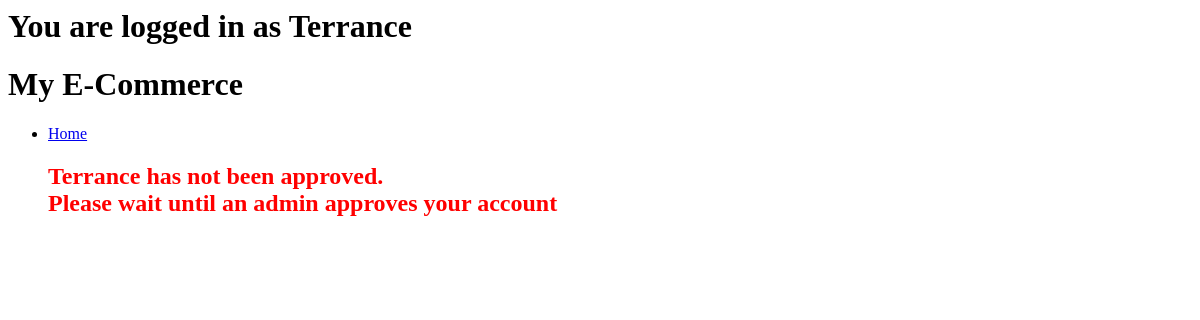
The page /144263500/sell/makeItem on the database as committed earlier.
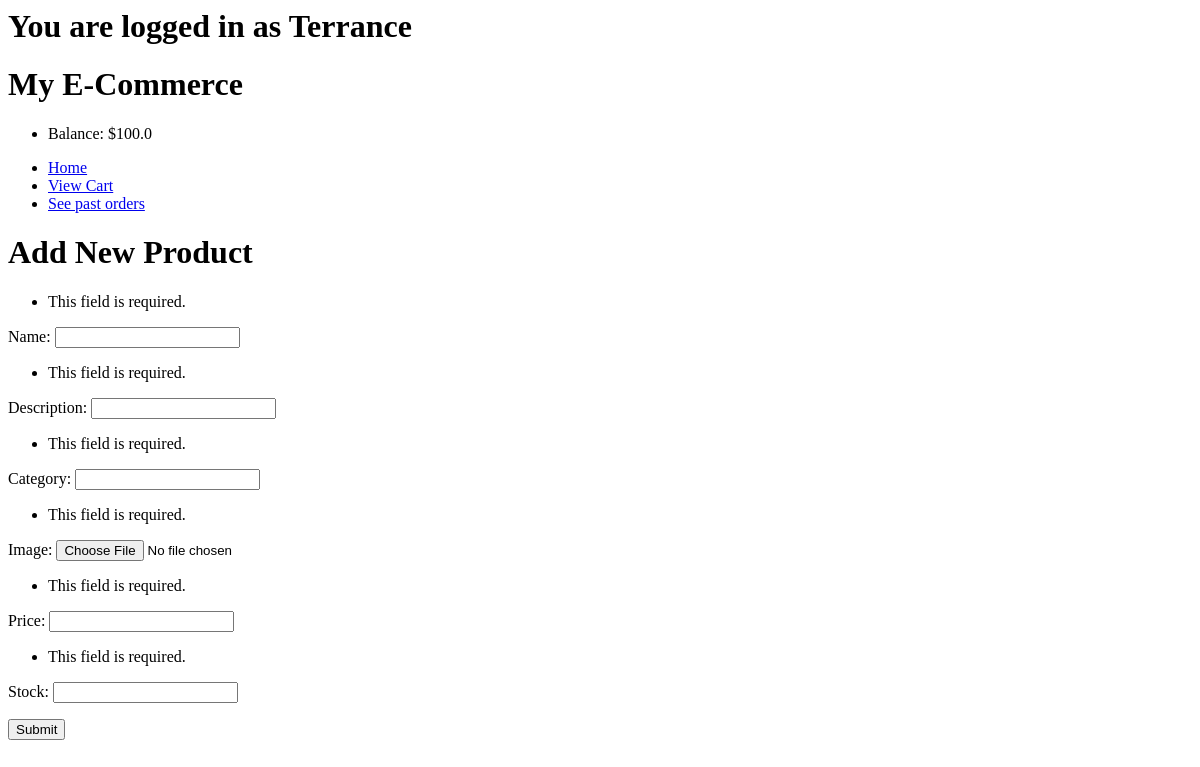
The same page on the database as committed later.
### main/models.py (models this page shows, shortened)
class User(models.Model):
    userID = models.BigIntegerField(primary_key=True)
    username = models.CharField(max_length=50, unique=True)
    password = models.CharField(max_length=200)
    email = models.EmailField()
    role = models.SmallIntegerField()
    balance = models.FloatField(default=0)
    approved = models.BooleanField(default=False)

### main/views.py (the view)
# urls.py: path("sell/makeItem", views.createItem, name="createItem")
def createItem(request, UserID=0):
    userData = User.objects.get(userID=UserID)
    idIsValid = False
    if(request.method=="POST"):
        form = CreateNewItem(request.POST, request.FILES)
        if(form.is_valid()):
            form.full_clean()
            name = request.POST.get("name")
            category = request.POST.get("category")
            image = request.FILES.get("image")
            description = request.POST.get("description")
            price = request.POST.get("price")
            stock = request.POST.get("stock")
            newItem = Item(seller=userData, name=name, category=category, description=description, price=price, stock=stock, image=image)
            while(not idIsValid):
                newItem.itemID = random.randint(0, 1000000000)
                try:
                    Item.objects.get(itemID=newItem.itemID)
                except Item.DoesNotExist:
                    idIsValid = True
            newItem.save()
            return HttpResponseRedirect("/%i" % userData.userID)
    else:
        form = CreateNewItem(request.POST)
    return render(request, "makeItem.html", context={"form":form, "userData":userData})

### main/forms.py
class CreateNewItem(forms.Form):
    name = forms.CharField(max_length=200)
    description = forms.CharField(max_length=200)
    category = forms.CharField(max_length=100)
    image = forms.ImageField()
    price = forms.FloatField()
    stock = forms.IntegerField()

### main/templates/makeItem.html (shortened to what this page needs)
{% extends "base.html" %}
{% block content %}
{%block title%}<h1>Add New Product</h1>{%endblock%}
<form method="POST" enctype="multipart/form-data" action="makeItem" >
    {{form.as_p}}
    <button type="submit", name="save">Submit</button>
</form>
{% endblock content %}

### main/templates/base.html (shortened to what this page needs)
<header>
    <div class="logo">
      {% if userData.username %}
      <h1>You are logged in as {{userData.username}}</h1>
      {% endif %}
      <h1>My E-Commerce</h1>
    </div>
    <nav>
        <ul>
            {%if not userData.userID%}
              <li><a href="/">Home</a></li>
              <li><a href="/login">Login</a></li>
              <li><a href="/create">Register</a></li>
            {%elif not userData.approved%}
                <li><a href="/">Home</a></li>
                <h1 style="color:red">
                    {{userData.username}} has not been approved.<br>
                     Please wait until an admin approves your account</h1>
            {%else%}
                <li><p>Balance: ${{userData.balance}}</p></li>
              <li><a href="/{{userData.userID}}/main">Home</a></li>
                {%if userData.role == 3%}
                    <li><a href="/{{userData.userID}}/auth/users">Authenticate users</a></li>
                    <li><a href="/{{userData.userID}}/auth/items">Authenticate items</a></li>
                {%elif userData.role == 2%}
                    <li><a href="/{{userData.userID}}/sell/makeItem">Add new product</a></li>
                    <li><a href="/{{userData.userID}}/sell/items">See and edit Products</a></li>
                    <li><a href="/{{userData.userID}}/sell/orders">See past ordered items</a></li>
                {%elif userData.role == 1%}
                    <li><a href="/{{userData.userID}}/buy/cart">View Cart</a></li>
                    <li><a href="/{{userData.userID}}/buy/orders">See past orders</a></li>
                {%endif%}
          </ul>
          {%endif%}
    </nav>
  </header>
{%if not userData.userID or userData.approved%}
  {%block content%}
  {%endblock content%}
{%endif%}

Rows that differ between the two databases and show on the page:
changed User "Terrance": approved False → True (drawn); balance (not shown) → "100.0"; username "Terrance" → (not shown)
Other text that changed with them:
text no longer shown: "has not been approved. Please wait until an admin approves your account"
text now shown: "Balance: $ View Cart See past orders Add New Product This field is required. Name: This field is required. Description: This field is required. Category: This field is required. Image: This field is required. Price: This field is required. Stock: Submit"
